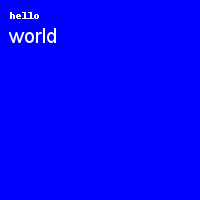

Write Python code to recreate this figure.
from PIL import Image, ImageFont, ImageDraw

im = Image.new('RGB', (200,200), (0,0,255))
dr = ImageDraw.Draw(im)

# use a bitmap font
# font = ImageFont.load("arial.ttf")

dr.text((10, 10), "hello")

# use a truetype font
font = ImageFont.truetype("arial.ttf", 20)

dr.text((10, 25), "world", font=font)
im.save("text.png")
